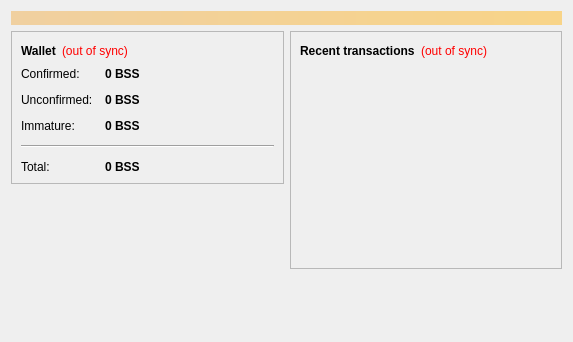
<?xml version="1.0" encoding="UTF-8"?>
<ui version="4.0">
 <class>OverviewPage</class>
 <widget class="QWidget" name="OverviewPage">
  <property name="geometry">
   <rect>
    <x>0</x>
    <y>0</y>
    <width>573</width>
    <height>342</height>
   </rect>
  </property>
  <property name="windowTitle">
   <string>Form</string>
  </property>
  <layout class="QVBoxLayout" name="topLayout">
   <item>
    <widget class="QLabel" name="labelAlerts">
     <property name="visible">
      <bool>false</bool>
     </property>
     <property name="styleSheet">
      <string notr="true">background-color: qlineargradient(x1: 0, y1: 0, x2: 1, y2: 0, stop:0 #F0D0A0, stop:1 #F8D488); color:#000000;</string>
     </property>
     <property name="wordWrap">
      <bool>true</bool>
     </property>
     <property name="margin">
      <number>3</number>
     </property>
    </widget>
   </item>
   <item>
    <layout class="QHBoxLayout" name="horizontalLayout" stretch="1,1">
     <item>
      <layout class="QVBoxLayout" name="verticalLayout_2">
       <item>
        <widget class="QFrame" name="frame">
         <property name="frameShape">
          <enum>QFrame::StyledPanel</enum>
         </property>
         <property name="frameShadow">
          <enum>QFrame::Raised</enum>
         </property>
         <layout class="QVBoxLayout" name="verticalLayout_4">
          <item>
           <layout class="QHBoxLayout" name="horizontalLayout_4">
            <item>
             <widget class="QLabel" name="label_5">
              <property name="font">
               <font>
                <weight>75</weight>
                <bold>true</bold>
               </font>
              </property>
              <property name="text">
               <string>Wallet</string>
              </property>
             </widget>
            </item>
            <item>
             <widget class="QLabel" name="labelWalletStatus">
              <property name="toolTip">
               <string>The displayed information may be out of date. Your wallet automatically synchronizes with the BITSTANCE network after a connection is established, but this process has not completed yet.</string>
              </property>
              <property name="styleSheet">
               <string notr="true">QLabel { color: red; }</string>
              </property>
              <property name="text">
               <string notr="true">(out of sync)</string>
              </property>
              <property name="alignment">
               <set>Qt::AlignLeading|Qt::AlignLeft|Qt::AlignVCenter</set>
              </property>
             </widget>
            </item>
            <item>
             <spacer name="horizontalSpacer_2">
              <property name="orientation">
               <enum>Qt::Horizontal</enum>
              </property>
              <property name="sizeHint" stdset="0">
               <size>
                <width>40</width>
                <height>20</height>
               </size>
              </property>
             </spacer>
            </item>
           </layout>
          </item>
          <item>
           <layout class="QFormLayout" name="formLayout_2">
            <property name="fieldGrowthPolicy">
             <enum>QFormLayout::AllNonFixedFieldsGrow</enum>
            </property>
            <property name="horizontalSpacing">
             <number>12</number>
            </property>
            <property name="verticalSpacing">
             <number>12</number>
            </property>
            <item row="0" column="0">
             <widget class="QLabel" name="label">
              <property name="text">
               <string>Confirmed:</string>
              </property>
             </widget>
            </item>
            <item row="0" column="1">
             <widget class="QLabel" name="labelBalance">
              <property name="font">
               <font>
                <weight>75</weight>
                <bold>true</bold>
               </font>
              </property>
              <property name="cursor">
               <cursorShape>IBeamCursor</cursorShape>
              </property>
              <property name="toolTip">
               <string>Your current spendable balance</string>
              </property>
              <property name="text">
               <string notr="true">0 BSS</string>
              </property>
              <property name="textInteractionFlags">
               <set>Qt::LinksAccessibleByMouse|Qt::TextSelectableByKeyboard|Qt::TextSelectableByMouse</set>
              </property>
             </widget>
            </item>
            <item row="1" column="0">
             <widget class="QLabel" name="label_3">
              <property name="text">
               <string>Unconfirmed:</string>
              </property>
             </widget>
            </item>
            <item row="1" column="1">
             <widget class="QLabel" name="labelUnconfirmed">
              <property name="font">
               <font>
                <weight>75</weight>
                <bold>true</bold>
               </font>
              </property>
              <property name="cursor">
               <cursorShape>IBeamCursor</cursorShape>
              </property>
              <property name="toolTip">
               <string>Total of transactions that have yet to be confirmed, and do not yet count toward the spendable balance</string>
              </property>
              <property name="text">
               <string notr="true">0 BSS</string>
              </property>
              <property name="textInteractionFlags">
               <set>Qt::LinksAccessibleByMouse|Qt::TextSelectableByKeyboard|Qt::TextSelectableByMouse</set>
              </property>
             </widget>
            </item>
            <item row="2" column="0">
             <widget class="QLabel" name="labelImmatureText">
              <property name="text">
               <string>Immature:</string>
              </property>
             </widget>
            </item>
            <item row="2" column="1">
             <widget class="QLabel" name="labelImmature">
              <property name="font">
               <font>
                <weight>75</weight>
                <bold>true</bold>
               </font>
              </property>
              <property name="toolTip">
               <string>Mined balance that has not yet matured</string>
              </property>
              <property name="text">
               <string notr="true">0 BSS</string>
              </property>
              <property name="textInteractionFlags">
               <set>Qt::LinksAccessibleByMouse|Qt::TextSelectableByKeyboard|Qt::TextSelectableByMouse</set>
              </property>
             </widget>
            </item>
            <item row="4" column="0">
             <widget class="QLabel" name="labelTotalText">
              <property name="text">
               <string>Total:</string>
              </property>
             </widget>
            </item>
            <item row="4" column="1">
             <widget class="QLabel" name="labelTotal">
              <property name="font">
               <font>
                <weight>75</weight>
                <bold>true</bold>
               </font>
              </property>
              <property name="cursor">
               <cursorShape>IBeamCursor</cursorShape>
              </property>
              <property name="toolTip">
               <string>Your current total balance</string>
              </property>
              <property name="text">
               <string notr="true">0 BSS</string>
              </property>
              <property name="textInteractionFlags">
               <set>Qt::LinksAccessibleByMouse|Qt::TextSelectableByKeyboard|Qt::TextSelectableByMouse</set>
              </property>
             </widget>
            </item>
            <item row="3" column="0" colspan="2">
             <widget class="Line" name="line">
              <property name="orientation">
               <enum>Qt::Horizontal</enum>
              </property>
             </widget>
            </item>
           </layout>
          </item>
         </layout>
        </widget>
       </item>
       <item>
        <spacer name="verticalSpacer">
         <property name="orientation">
          <enum>Qt::Vertical</enum>
         </property>
         <property name="sizeHint" stdset="0">
          <size>
           <width>20</width>
           <height>40</height>
          </size>
         </property>
        </spacer>
       </item>
      </layout>
     </item>
     <item>
      <layout class="QVBoxLayout" name="verticalLayout_3">
       <item>
        <widget class="QFrame" name="frame_2">
         <property name="frameShape">
          <enum>QFrame::StyledPanel</enum>
         </property>
         <property name="frameShadow">
          <enum>QFrame::Raised</enum>
         </property>
         <layout class="QVBoxLayout" name="verticalLayout">
          <item>
           <layout class="QHBoxLayout" name="horizontalLayout_2">
            <item>
             <widget class="QLabel" name="label_4">
              <property name="text">
               <string>&lt;b&gt;Recent transactions&lt;/b&gt;</string>
              </property>
             </widget>
            </item>
            <item>
             <widget class="QLabel" name="labelTransactionsStatus">
              <property name="toolTip">
               <string>The displayed information may be out of date. Your wallet automatically synchronizes with the BITSTANCE network after a connection is established, but this process has not completed yet.</string>
              </property>
              <property name="styleSheet">
               <string notr="true">QLabel { color: red; }</string>
              </property>
              <property name="text">
               <string notr="true">(out of sync)</string>
              </property>
              <property name="alignment">
               <set>Qt::AlignRight|Qt::AlignTrailing|Qt::AlignVCenter</set>
              </property>
             </widget>
            </item>
            <item>
             <spacer name="horizontalSpacer">
              <property name="orientation">
               <enum>Qt::Horizontal</enum>
              </property>
              <property name="sizeHint" stdset="0">
               <size>
                <width>40</width>
                <height>20</height>
               </size>
              </property>
             </spacer>
            </item>
           </layout>
          </item>
          <item>
           <widget class="QListView" name="listTransactions">
            <property name="styleSheet">
             <string notr="true">QListView { background: transparent; }</string>
            </property>
            <property name="frameShape">
             <enum>QFrame::NoFrame</enum>
            </property>
            <property name="verticalScrollBarPolicy">
             <enum>Qt::ScrollBarAlwaysOff</enum>
            </property>
            <property name="horizontalScrollBarPolicy">
             <enum>Qt::ScrollBarAlwaysOff</enum>
            </property>
            <property name="selectionMode">
             <enum>QAbstractItemView::NoSelection</enum>
            </property>
           </widget>
          </item>
         </layout>
        </widget>
       </item>
       <item>
        <spacer name="verticalSpacer_2">
         <property name="orientation">
          <enum>Qt::Vertical</enum>
         </property>
         <property name="sizeHint" stdset="0">
          <size>
           <width>20</width>
           <height>40</height>
          </size>
         </property>
        </spacer>
       </item>
      </layout>
     </item>
    </layout>
   </item>
  </layout>
 </widget>
 <resources/>
 <connections/>
</ui>
